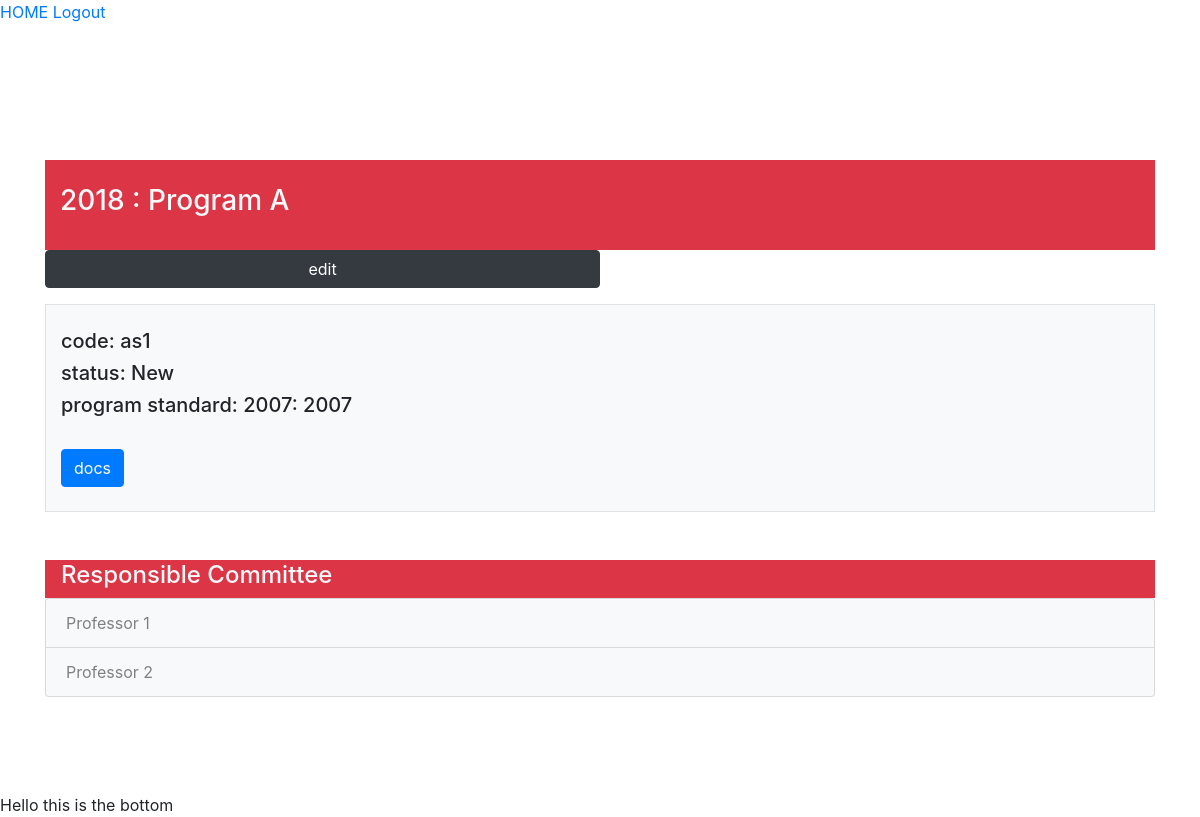
The app's page /all_programs/assessment_result/1/ (signed in), older data.
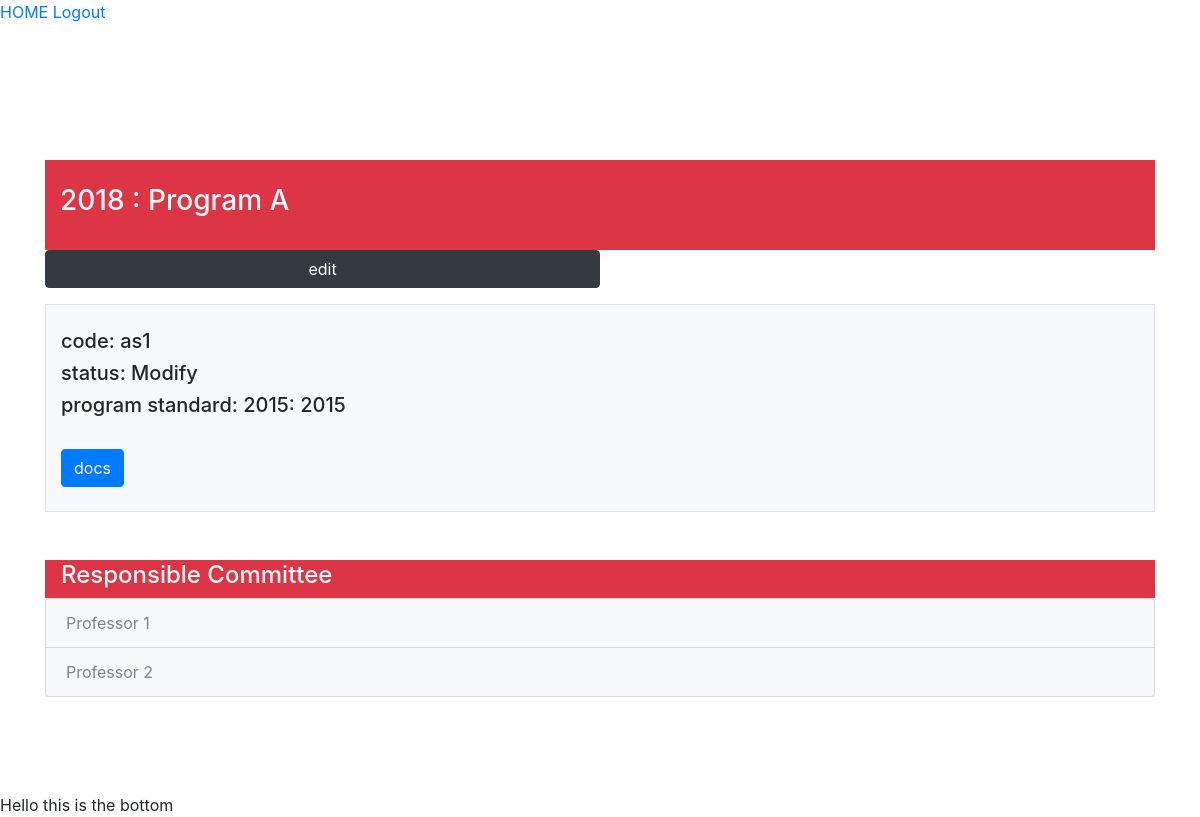
The same page, newer data.
### study_program/models.py (models this page shows, shortened)
class AssessmentResult(models.Model):
    code = models.CharField(max_length=200)
    committee_id = models.ManyToManyField(Committee, blank=True)
    program_id = models.ForeignKey(StudyProgram, on_delete=models.PROTECT, null=True)
    YEAR_CHOICES = []
    for r in range(1980, (datetime.datetime.now().year+1)):
        YEAR_CHOICES.append((r,r))
    year = models.IntegerField(('year'), choices=YEAR_CHOICES, default=datetime.datetime.now().year)
    curriculum_status_choices = (
        ('New', 'New'),
        ('Modify', 'Modify'),
    )
    curriculum_status = models.TextField(max_length=400, choices = curriculum_status_choices)
    curriculum_status_year = models.IntegerField(('หลักสูตรปี'), choices=YEAR_CHOICES, default=datetime.datetime.now().year)
    curriculum_standard_choices = (
            ('New', 'New'),
            ('Modify', 'Modify'),
    )
    curriculum_standard = models.IntegerField(('มาตรฐานหลักสูตรตามปี'), choices=YEAR_CHOICES, default=datetime.datetime.now().year)
    pdf_docs = models.FileField(upload_to='assessment_details/')
    aun_id = models.ForeignKey('AUN', on_delete=models.PROTECT, null=True)

class StudyProgram(models.Model):
    code = models.CharField(max_length=200)
    name = models.CharField(max_length=200)
    status_choices = (
        ('ACTIVE', 'ACTIVE'),
        ('GOING TO CLOSE', 'GOING TO CLOSE'),
        ('NOT ACTIVE', 'NOT ACTIVE'),
    )
    program_status = models.CharField(max_length=200, choices=status_choices )
    degree_and_major = models.CharField(max_length=400)
    collaboration_choices = (
        ('Program issued specifically by KMITL', 'Program issued specifically by KMITL'),
        ('Program supported by other institutes', 'Program supported by other institutes'),
        ('Collaborated program with other institutes', 'Collaborated program with other institutes'),
    )
    collaboration_with_other_institues = models.TextField(max_length=400, choices = collaboration_choices)
    pdf_docs = models.FileField(upload_to='study_program_details/')
    responsible_professors = models.ManyToManyField(Professor, through=Professor.responsible_program.through, blank=True)
    past_assessment = models.ManyToManyField('AssessmentResult', blank=True)
    def __str__(self):
        return self.name

class Committee(models.Model):
    code = models.CharField(max_length=200)
    professor_id = models.ForeignKey(Professor, on_delete=models.PROTECT, null=True)
    YEAR_CHOICES = []
    for r in range(1980, (datetime.datetime.now().year+1)):
        YEAR_CHOICES.append((r,r))
    year = models.IntegerField(('year'), choices=YEAR_CHOICES, default=datetime.datetime.now().year)
    assessment_level_choices = (
        ('Junior', 'Junior'),
        ('Senior', 'Senior'),
        ('Novice', 'Novice'),
        ('Apprentice-C','Apprentice-C')
    )
    assessment_level = models.TextField(max_length=400, choices = assessment_level_choices)
    profession = models.CharField(max_length=200)
    assessment_programs = models.ManyToManyField('AssessmentResult', blank=True)

class Professor(models.Model):
    professor_id = models.CharField(max_length = 200)
    academic_title = models.CharField(max_length = 200)
    name_surname = models.CharField(max_length = 200)
    date_of_birth = models.DateField()
    YEAR_CHOICES = []
    for r in range(1980, (datetime.datetime.now().year+1)):
        YEAR_CHOICES.append((r,r))
    bsc = models.CharField(max_length = 200)
    bsc_grad_institute = models.CharField(max_length = 200)
    bsc_year = models.IntegerField(('year'), choices=YEAR_CHOICES, default=datetime.datetime.now().year)
    msc = models.CharField(max_length = 200)
    msc_grad_institute = models.CharField(max_length = 200)
    msc_year = models.IntegerField(('year'), choices=YEAR_CHOICES, default=datetime.datetime.now().year)
    phd = models.CharField(max_length = 200)
    phd_grad_institute = models.CharField(max_length = 200)
    phd_year = models.IntegerField(('year'), choices=YEAR_CHOICES, default=datetime.datetime.now().year)
    phone = models.CharField(max_length = 200)
    email = models.CharField(max_length = 200)
    university = models.CharField(max_length = 200)
    additional_degree = models.CharField(max_length = 200, blank = True)
    responsible_program = models.ManyToManyField('StudyProgram', blank=True)
    committee_profile = models.ManyToManyField('Committee', blank=True)
    def __str__(self):
        return self.name_surname

### study_program/views.py (the view)
# urls.py: path('assessment_result/<int:assessment_id>/', views.assessment_result, name = 'assessment_result'),
@login_required(login_url="login")
def assessment_result(request, assessment_id):
    detail = get_object_or_404(AssessmentResult, pk=assessment_id)
    commitee_list = []
    for committee in detail.committee_id.all():
        commitee_list.append(committee)
    return render(request, 'assessment/assessment_result.html', {'assessment_result': detail, 'commitee_list':commitee_list, 'assessment_id': assessment_id})

### study_program/templates/assessment/assessment_result.html (shortened to what this page needs)
{% extends 'base.html' %}
{% block content %}
<head>
    <link rel="stylesheet" href="https://stackpath.bootstrapcdn.com/bootstrap/4.1.3/css/bootstrap.min.css">
</head>
<main>
    <div class="container">
        <br/>
        <br/>
        <br/>
        <div class="text-light bg-danger border-danger container">
            <br/>
            <h3>{{assessment_result.year}} : {{ assessment_result.program_id }}</h3>
            <br/>
        </div>
        {% if request.user.is_superuser %}
        <form method="GET" action="{% url 'edit_assessment_result' assessment_id %}">
            <button type="submit" class="btn btn-dark col-md-6">edit</button>
        </form>
        {% endif %}
        <div class="container bg-light border">
            <br/>
            <h5>code: {{ assessment_result.code }}</h5>
            <h5>status: {{ assessment_result.curriculum_status }}</h5>
            <h5>program standard: {{ assessment_result.curriculum_standard }}: {{assessment_result.curriculum_standard}}</h5>
            <br/>
            <a class="btn btn-primary" href="{{ assessment_result.pdf_docs }}">docs</a>
            <br/>
            <br/>
        </div>
        <br/>
        <br/>
        <div class="text-light bg-danger border border-danger container">
            <h4>Responsible Committee</h4>
        </div>
        <div class=bg-light>
            <ul class="list-group">
                {% for committee in commitee_list %}
                    <a class="list-group-item list-group-item-light bg-light" href = "{% url 'committee_profile' committee.id %}">{{ committee.professor_id}}</a>
                {% endfor %}
            </ul>
        </div>
        <br/>
        <br/>
    </div>
</main>
{% endblock %}

### iqa_web/templates/base.html (shortened to what this page needs)
<a href="{% url 'main_menu' %}">HOME  </a>
<a href="javascript:{document.getElementById('logout').submit()}">Logout</a>
{% block content %}
{%  endblock %}
Hello this is the bottom

Row changes from the older to the newer data that the page shows:
changed AssessmentResult "as1": curriculum_status "New" → "Modify"; curriculum_standard "2007" → "2015"
